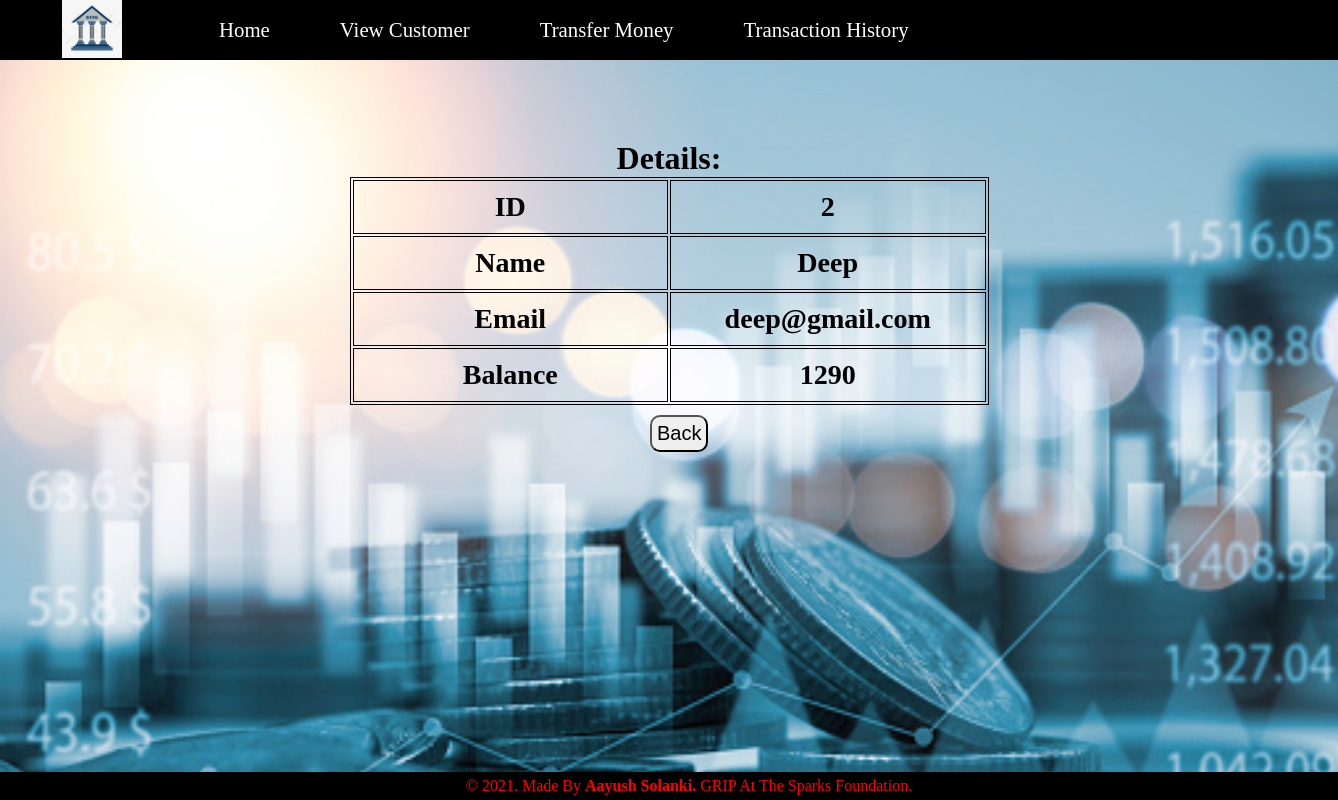
Screenshot of /view.php?id=2 with the database file from the repository.
### tables this page shows
CREATE TABLE `users` (
  `Id` int(10) NOT NULL,
  `name` varchar(50) NOT NULL,
  `email` varchar(50) NOT NULL,
  `amount` double DEFAULT NULL
);

### view.php (the view, shortened to what this page needs)
<?php
include "navbar.php";
include "connection.php";
$id =$_GET["id"];
$sql = "select * from users where id = '$id'";
$result = $conn->query($sql);
$row = $result->fetch_object();
?>
<html>
<head>
</head>
<body >
	<div id="container">
	<table class="center">
		<h1>Details:</h1>
					<tr>
						<td><h3>ID</h3></td>
						<td><h3>
							<?php echo $row->Id?>
						</h3></td>
					</tr>
					<tr>
						<td><h3>Name</h3></td>
						<td><h3>
							<?php echo $row->name?>
						</h3></td>
					</tr>
					<tr>
						<td><h3>Email</h3></td>
						<td><h3>
							<?php echo $row->email?>
						</h3></td>
					</tr>
					<tr>
						<td><h3>Balance</h3></td>
						<td><h3>
							<?php echo $row->amount?>
						</h3></td>
					</tr>
			</table>
			<button type="button" class="button2" onclick="window.location.href='customer.php';">Back</button>
        </div>
</body>
</html>
<?php
include "footer.php";
?>

### style.css (style rules this page uses)
* { margin:0px; padding:0px; }
.center { text-align:center; }
td,th { border: 1px solid black; padding: 10px; }

### view.php (style rules this page uses)
table, th, td { border: 1px solid black; width: 50%; text-align: center; font-size: 1.5rem; }
th, td { padding: 5px; }
body { background-image: url('./img/bg2.jpg'); background-repeat: no-repeat; background-attachment: fixed; background-size: cover; }
.center { margin-left: auto; margin-right: auto; }
#container { justify-content: center; align-items: center; padding: 80px 30px; }
h1 { text-align: center; }
.button2 { padding: 5px; font-size: 20px; border-radius: 10px; justify-content: center; align-items: center; margin: 10px 620px; }

### rows the page displays
users: Id "2", name "Deep", email "deep@gmail.com", amount "1290"
